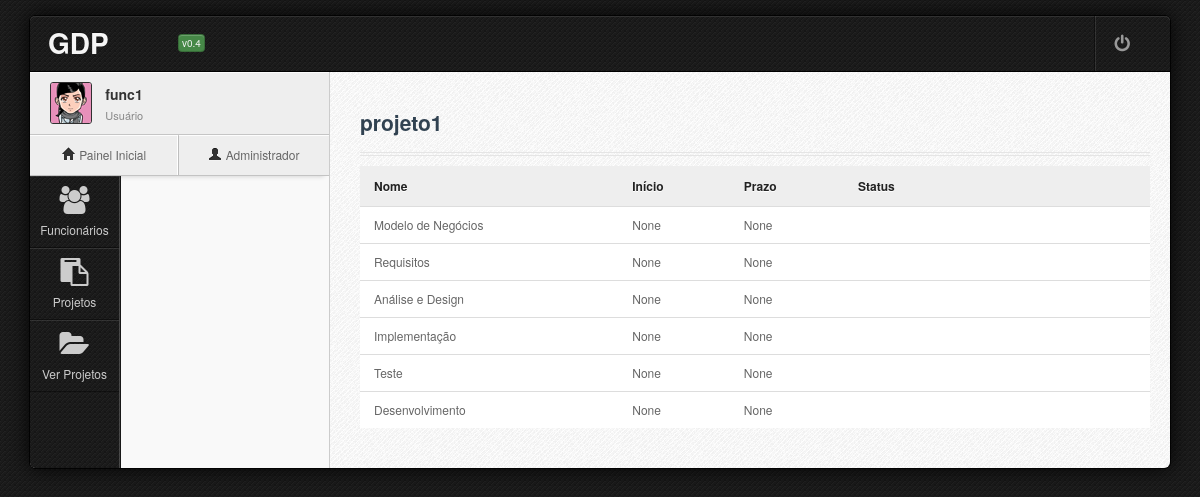
The page /projetos/8/ (signed in) on the database as committed earlier.
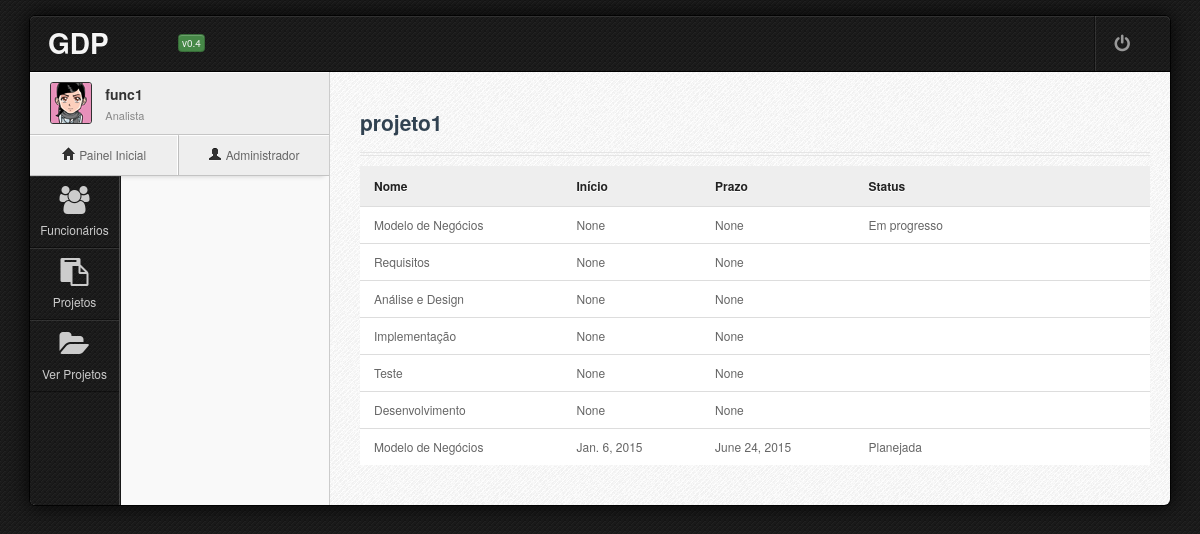
The same page on the database as committed later.
### sistema/models.py (models this page shows, shortened)
class Funcionario(models.Model):
    nome = models.CharField("Nome", max_length=128)
    contato = models.OneToOneField(Contato, null = True) #null não é salvo no BD e blank não é requerido no form
    cargo = models.CharField(max_length=16, choices = cargos)
    nivel_formacao = models.CharField("Nível de formação", max_length=16, choices = niveis_formacao)
    usuario = models.OneToOneField(User, blank = True, null=True)
    projeto = models.ForeignKey(Projeto, blank = True, null = True)
    class Meta:
        verbose_name = "Funcionário"
        verbose_name_plural = "Funcionários"

class Projeto(models.Model):
    nome_projeto = models.CharField("Nome do Projeto ", max_length=128)
    inicio = models.DateField("Data de criação", null = True)
    prazo = models.DateField("Prazo final", null = True)
    status = models.BooleanField("Concluído", default = False, blank = True)
    class Meta:
        verbose_name = "Projeto"
        verbose_name_plural = "Projetos"

class Etapa(models.Model):
    nome = models.CharField("Nome da Etapa", max_length=128)
    inicio = models.DateField("Data de criação", blank=True, null=True)
    prazo = models.DateField("Prazo Final", blank=True, null=True)
    status = models.CharField(max_length=16, choices = status_etapa)
    projeto = models.ForeignKey(Projeto)
    class Meta:
        verbose_name = "Etapa"
        verbose_name_plural = "Etapas"

### sistema/views.py (the view)
# urls.py: url(r'^projetos/(?P<id_projeto>[0-9]+)/$', views.projeto_ver),
@login_required
@permission_required('auth.perm_a', login_url='/home/')
def projeto_ver(request, id_projeto):
    funcionario_corrente = Funcionario.objects.get(usuario=request.user)
    projeto_corrente = Projeto.objects.get(id = id_projeto)
    etapas = Etapa.objects.filter(projeto = projeto_corrente)
    return render(request, "projeto.html", locals())

### sistema/templates/projeto.html (shortened to what this page needs)
{% extends "base.html" %}
{% block titulo %}{{projeto_corrente.nome_projeto}}{% endblock titulo %}
{% block conteudo %}
{% if etapas %}
<table class="table table-hover" id="table2">
    <thead>
        <tr>
            <th>Nome</th>
            <th>Início</th>
            <th>Prazo</th>
            <th>Status</th>
            <th></th>
        </tr>
    </thead>
    <tbody>
        {% for e in etapas%}
        <tr class="odd gradeX">
            <td>{{e.nome}}</td>
            <td>{{e.inicio}}</td>
            <td>{{e.prazo}}</td>
            <td>{{e.get_status_display}}</td>
            <td>
            </td>
        </tr>
        {% endfor%}
    </tbody>
</table>
<br>
{% endif %}
{% endblock conteudo %}

### sistema/templates/base.html (shortened to what this page needs)
<!DOCTYPE html>
 <html class="no-js">
    <head>
	<link rel="stylesheet" type="text/css" href="/static/css/jasny-bootstrap.min.css">
	<link rel="stylesheet" type="text/css" href="/static/css/bootstrap.min.css">
	<link rel="stylesheet" type="text/css" href="/static/css/icon/fugue.min.css">
	<link rel="stylesheet" type="text/css" href="/static/css/icon/elusive.min.css">
	<link rel="stylesheet" type="text/css" href="/static/css/icon/font-awesome.min.css">
	<link rel="stylesheet" type="text/css" href="/static/css/default.min.css">
	<link rel="stylesheet" type="text/css" href="/static/css/default.responsive.min.css">
	<link rel="stylesheet" type="text/css" href="/static/css/plugins/uniform.default.css">
	<link rel="stylesheet" type="text/css" href="/static/css/jui/jquery.ui.min.css">
    </head>
    <body class="body5">
        <div id="wrapper" class="boxed">
            <div id="wrapper-inner" class="pattern8">
                <div id="main-header">
		    <div class="container-fluid">
			<div class="row-fluid">
			    <div class="span12">
				<div class="title">
				    <h1>GDP <small>v0.4</small></h1>
			        </div>
				<div class="header-panel">
				    <div id="dropdown-patterns" class="dropdown" rel="tooltip" data-placement="bottom" title="Logout">
					<a href="/logout/" class="menu dropdown-toggle" onclick="return confirm('Deseja realmente fazer logout do sistema?')" ><i class="icon iconfa-off"></i></a>
				    </div>
				</div>
			    </div>
			</div>
		    </div>
                </div>
                <div id="sidebar">
                    <div class="profile" data-detach="profile">
                        <div class="profile-pic">
			    <div class="btn-group">
				    <img src="/static/img/avatar/40x40/avatar4.png" width="40px" height="40px" alt="{{membro_logado.user.get_full_name}}" class="dropdown-toggle" data-toggle="dropdown">
                </div>
                        </div>
                        <div class="profile-info">
                            <span class="name">{{funcionario_corrente.nome}}</span>
                            <span class="job">{{funcionario_corrente.get_cargo_display}}</span>
                        </div>
                        <div class="profile-panel">
                            <div class="profile-panel-menu" id="panel-message">
                                <a href="/home/" class="menu">
                                    <i class="icon icon-home"></i>
                                    <span class="text">Painel Inicial</span>
                                </a>
                            </div>
                            <div class="profile-panel-menu" id="panel-notification">
                                <a href="/admin/" class="menu">
                                    <i class="icon icon-user"></i>
                                    <span class="text">Administrador</span>
                                </a>
                            </div>
                        </div>
                    </div>
                    <ul class="nav-mainmenu" id="nav-mainmenu">
                        <li class="accordion-group">
                            <a href="/cadastra_funcionario/"><span class="icon iconfa-group"></span><span class="text">Funcionários</span><span class="badge pull-right">4</span></a>
                        </li>
                        <li class="accordion-group">
                            <a href="/cadastra_projeto/"><span class="icon iconfa-paste"></span><span class="text">Projetos</span><span class="badge pull-right">5</span></a>
                        </li>
                        <li class="accordion-group">
                            <a href="/projetos/"><span class="icon iconfa-folder-open"></span><span class="text">Ver Projetos</span><span class="badge pull-right">3</span></a>
                        </li>
                    </ul>
                </div>
                <div id="main-content">
                    <p>&nbsp;</p>
                    <h3>{% block titulo %}{% endblock titulo %} <small>{% block subtitulo %}{% endblock subtitulo %}</small></h3>
                    <hr class="style1">
		    <div class="row-fluid" >
			<div class="span12">
			{% block conteudo %}{% endblock conteudo %}
					    </div>
                    </div>
					<br/>
                </div>
            </div>
        </div>
    </body>
</html>

Rows that differ between the two databases and show on the page:
changed Funcionario "func1": cargo "Usuário" → "Analista"
changed Etapa: status (not shown) → "Em progresso"
added Etapa: nome "Modelo de Negócios", inicio "Jan. 6, 2015", prazo "June 24, 2015", status "Planejada"
